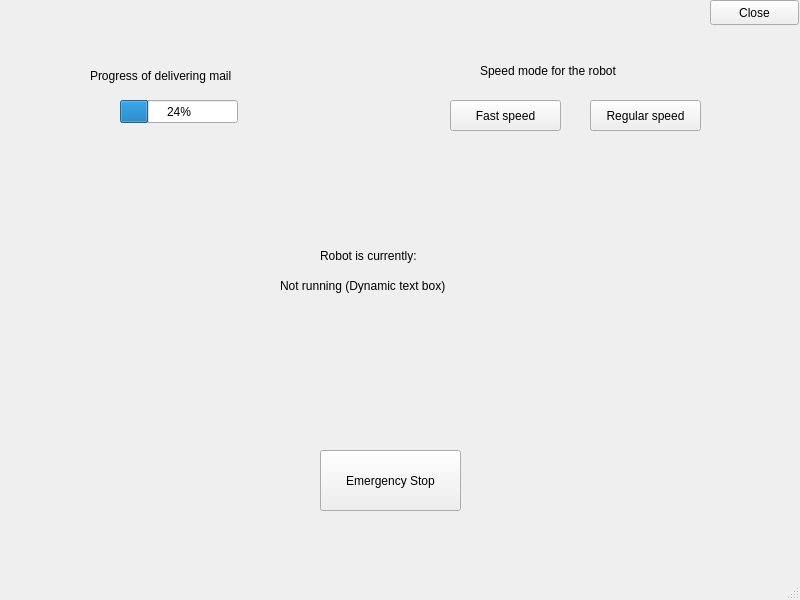
<?xml version="1.0" encoding="UTF-8"?>
<ui version="4.0">
 <class>MainWindow</class>
 <widget class="QMainWindow" name="MainWindow">
  <property name="geometry">
   <rect>
    <x>0</x>
    <y>0</y>
    <width>800</width>
    <height>600</height>
   </rect>
  </property>
  <property name="windowTitle">
   <string>MainWindow</string>
  </property>
  <widget class="QWidget" name="centralwidget">
   <widget class="QPushButton" name="pushButton">
    <property name="geometry">
     <rect>
      <x>320</x>
      <y>450</y>
      <width>141</width>
      <height>61</height>
     </rect>
    </property>
    <property name="text">
     <string>Emergency Stop</string>
    </property>
   </widget>
   <widget class="QPushButton" name="pushButton_2">
    <property name="geometry">
     <rect>
      <x>450</x>
      <y>100</y>
      <width>111</width>
      <height>31</height>
     </rect>
    </property>
    <property name="text">
     <string>Fast speed</string>
    </property>
   </widget>
   <widget class="QPushButton" name="pushButton_3">
    <property name="geometry">
     <rect>
      <x>590</x>
      <y>100</y>
      <width>111</width>
      <height>31</height>
     </rect>
    </property>
    <property name="text">
     <string>Regular speed</string>
    </property>
   </widget>
   <widget class="QLabel" name="label">
    <property name="geometry">
     <rect>
      <x>480</x>
      <y>40</y>
      <width>231</width>
      <height>61</height>
     </rect>
    </property>
    <property name="text">
     <string>Speed mode for the robot</string>
    </property>
   </widget>
   <widget class="QProgressBar" name="progressBar">
    <property name="geometry">
     <rect>
      <x>120</x>
      <y>100</y>
      <width>118</width>
      <height>23</height>
     </rect>
    </property>
    <property name="value">
     <number>24</number>
    </property>
   </widget>
   <widget class="QLabel" name="label_2">
    <property name="geometry">
     <rect>
      <x>90</x>
      <y>60</y>
      <width>191</width>
      <height>31</height>
     </rect>
    </property>
    <property name="text">
     <string>Progress of delivering mail</string>
    </property>
   </widget>
   <widget class="QLabel" name="label_3">
    <property name="geometry">
     <rect>
      <x>320</x>
      <y>240</y>
      <width>151</width>
      <height>31</height>
     </rect>
    </property>
    <property name="text">
     <string>Robot is currently:</string>
    </property>
   </widget>
   <widget class="QLabel" name="label_4">
    <property name="geometry">
     <rect>
      <x>280</x>
      <y>270</y>
      <width>231</width>
      <height>31</height>
     </rect>
    </property>
    <property name="text">
     <string>Not running (Dynamic text box)</string>
    </property>
   </widget>
   <widget class="QPushButton" name="closeButton">
    <property name="geometry">
     <rect>
      <x>710</x>
      <y>0</y>
      <width>89</width>
      <height>25</height>
     </rect>
    </property>
    <property name="text">
     <string>Close</string>
    </property>
   </widget>
  </widget>
  <widget class="QMenuBar" name="menubar">
   <property name="geometry">
    <rect>
     <x>0</x>
     <y>0</y>
     <width>800</width>
     <height>22</height>
    </rect>
   </property>
  </widget>
  <widget class="QStatusBar" name="statusbar"/>
 </widget>
 <resources/>
 <connections/>
</ui>
